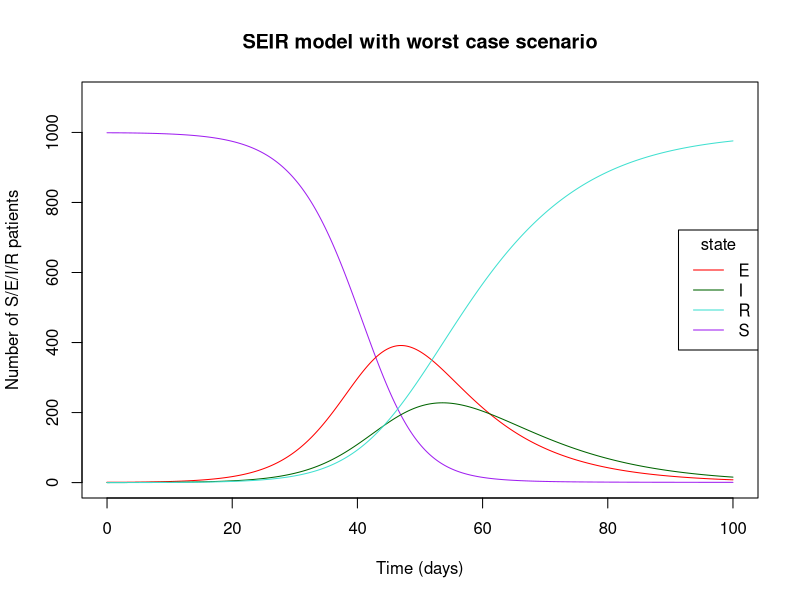

Reproduce this figure in R.
library(deSolve)
############# ODE function #########
my_ode<-function(t,state,parms){
  with(as.list(state),{
    dndt=rep(0,length(state))
    #-------My Equations----------------
    dndt[1]= -(b*S*I)/N # dS/dt
    dndt[2]= (b*S*I)/N - d*E # dC/dt
    dndt[3]= d*E - v*I
    dndt[4]= v*I
    #-------------------------------------
    return(list(dndt)) # Return
  })
}
############ END of function ##########
latent= c(1/14,1/10)
force_of_inf= c(0.8,1)
infection =c(1/10,1/7)
d=mean(latent)  # inverse of latent period
b=mean(force_of_inf) # force of infection
v=mean(infection)   # inverse of infection period
N=1000 # Total number of individuals in the population
S=999 # Initial number of susceptible
I=0    # Initial number of infected
R=0	 # Initial number of removed individual
E=1    # Initial number of exposed individual
t=seq(0,100,0.2) # Run for 100 days
init=c(S=S,E=E,I=I,R=R) # Vector with initial values

out <- ode(y = init, times = t, func = my_ode, parms = NULL)
Suscept<-out[,2]
Exposed<-out[,3]
Infected<-out[,4]
Removed<-out[,5]
time<-out[,1]
plot(time,Suscept,type="l",main= 'SEIR model with worst case scenario',xlab="Time (days)",ylab="Number of S/E/I/R patients",ylim = c(0,1100),col='purple')
lines(time,Exposed,col="red")
lines(time,Infected,col="darkgreen")
lines(time,Removed,col="turquoise")
legend("right",title='state',c("E","I","R","S"),col=c("red","darkgreen","turquoise","purple"),lty=1)
